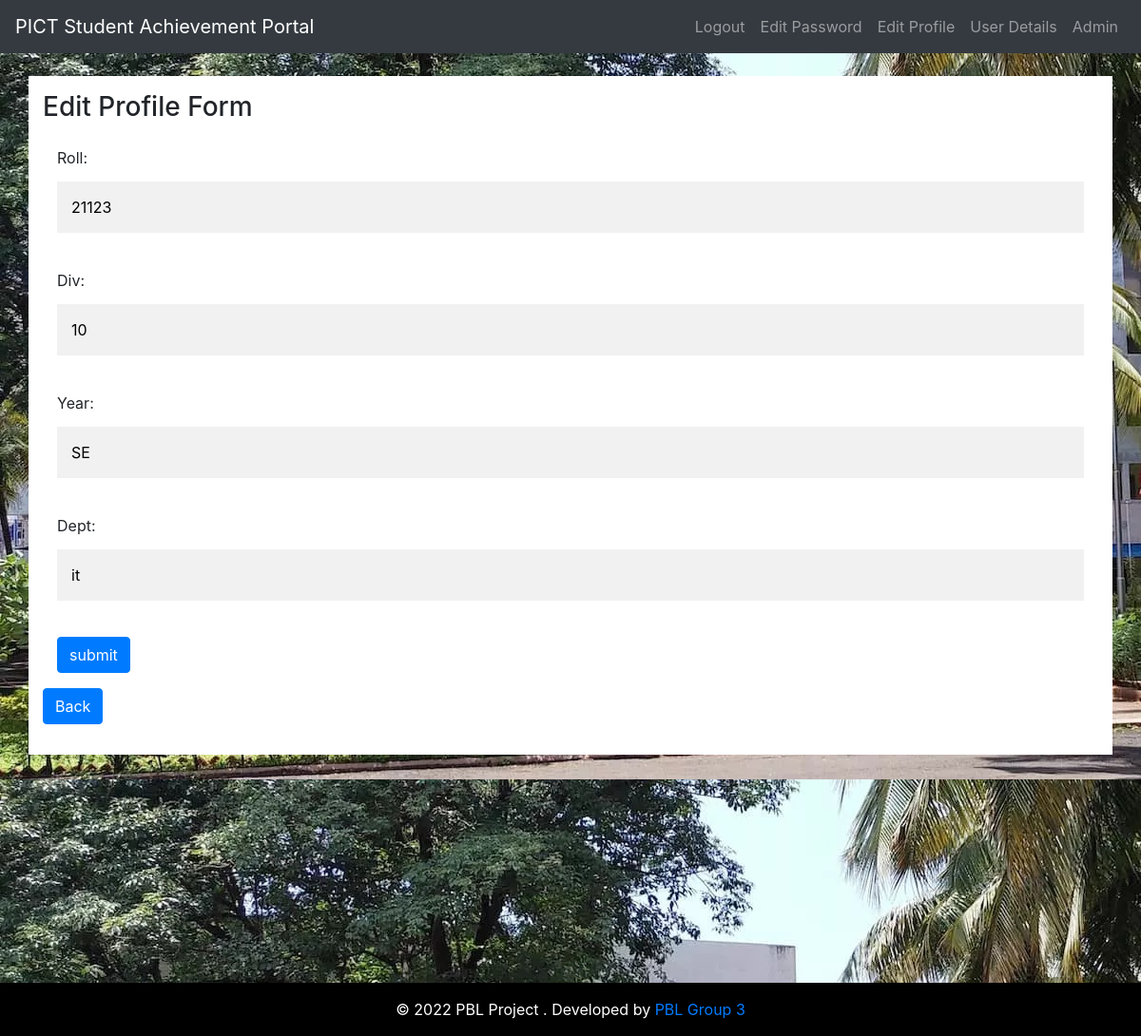
Page /edit_prof/3/ (signed in) on the committed database.
### CRUD/models.py (models this page shows, shortened)
class profile(models.Model):
    user = models.ForeignKey(User,on_delete=models.CASCADE,null=True,blank=True)
    roll=models.CharField(max_length=200,null=True)
    year=models.CharField(max_length=200,null=True)
    div=models.CharField(max_length=200,null=True)
    dept=models.CharField(max_length=200,null=True)

### CRUD/views.py (the view)
# urls.py: path('edit_prof/<int:pk>/',Edit1.as_view(), name='edit_prof'),
class Edit1(LoginRequiredMixin,UpdateView):
    model=profile
    fields=['roll', 'div','year','dept']
    template_name="CRUD/edit_profile.html"
    success_url=reverse_lazy('SAP')

### CRUD/templates/CRUD/edit_profile.html (shortened to what this page needs)
{% extends 'CRUD/main.html' %}
{% block content %}
<h3>Edit Profile Form</h3>
<form method="POST" action="" enctype="multipart/form-data" class="form-group">
    <div class="container">
    {{form.as_p}}
    <input type="submit" value="submit" class="btn btn-primary">
</div>
<a href="{% url 'SAP'  %}" class="btn btn-primary">Back</a>
</form>
{% endblock %}

### rows in the picture
profile: roll "21123", div "10", year "SE", dept "it"
